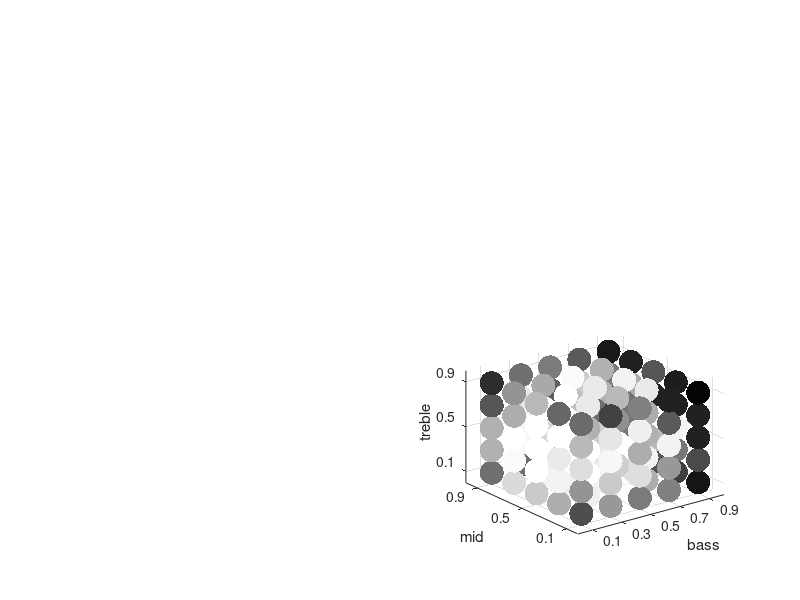

The MATLAB script that drew this image: (Note: this script raises an error after producing the figure.)
function demodata()
%drive=8
X8=[9	9	9	9	9	9	9	9	7	9	9	9	1	7	9	9	3	7	9	1	9	9	1	9	7	7	5	1	1	1	3	5	3	7	7	9	9	5	5	5	7	5	1	1	3	7	3	5	9	7	7	5	1	1	7	1	7	1	7	3	7	1	9	5	1	5	1	9	3	7	5	7	5	3	1	5	9	1	7	3	3	1	5	3	7	5	3	5	5	3	5	1	5	3	7	7	7	9	3	3	3	5	9	5	5	1	3	7	3	5	5	3	3	1	5	1	3	3	7	3	3	1	1	7	1
];
Y8=[1	9	1	9	3	3	1	5	1	1	7	9	9	7	3	7	1	9	1	1	5	9	9	5	9	1	9	3	1	9	9	5	9	5	5	3	9	9	1	1	1	3	7	1	1	1	7	9	7	3	3	1	3	7	3	9	7	9	9	3	7	5	5	3	1	7	5	7	1	7	5	9	3	7	7	1	7	1	5	9	1	3	5	3	3	5	3	7	1	5	5	3	7	7	3	5	1	3	9	1	9	3	5	7	9	7	3	7	5	7	9	7	3	5	3	7	5	5	9	7	5	5	5	5	3
];
Z8=[9	3	1	9	9	7	7	7	9	5	9	1	9	5	1	1	9	1	3	1	1	5	7	9	9	7	7	9	9	1	9	7	1	7	5	3	7	9	1	9	1	7	9	3	1	3	9	1	7	1	7	5	1	7	5	3	7	5	3	7	9	9	3	9	7	7	1	5	3	1	5	7	3	5	1	3	3	5	1	7	7	5	3	9	9	9	1	3	7	1	1	3	5	1	3	9	5	5	5	5	3	1	5	9	3	3	3	3	7	1	5	3	5	3	5	5	9	5	5	7	3	7	5	3	7
];
weight8=[61	58	57	56	55	54	54	54	54	54	54	53	51	49	47	47	46	44	44	43	42	41	41	41	40	40	39	37	36	35	35	35	35	34	33	33	32	32	32	31	31	27	26	26	25	25	21	21	20	20	20	20	20	20	19	19	19	19	19	19	19	17	17	17	17	15	13	13	13	13	12	12	12	10	9	8	8	8	8	6	6	5	5	5	5	5	4	4	4	4	3	3	3	3	3	3	3	3	2	2	2	1	1	1	1	1	0	0	0	0	0	0	0	0	0	0	0	0	0	0	0	0	0	0	0
];
weight8=1-weight8./62;

subplot(2,2,4)
C8=[weight8' weight8' weight8'];
S=300;
scatter3(X8',Y8',Z8',S,C8,'filled');
xlabel('bass');
ylabel('mid');
zlabel('treble');
set(gca,'XTick',[1:2:9])
set(gca,'XTickLabel',{'0.1','0.3','0.5','0.7','0.9'})
set(gca,'YTick',[1:4:9])
set(gca,'YTickLabel',{'0.1','0.5','0.9'})
set(gca,'ZTick',[1:4:9])
set(gca,'ZTickLabel',{'0.1','0.5','0.9'})
alpha(0.5);
view(-19,67);
title('drive=8');

%drive=5
X5=[	9	9	7	9	9	7	9	9	9	1	7	9	7	5	1	3	5	9	7	1	5	9	1	1	5	7	9	9	9	7	5	5	5	9	1	5	7	5	5	1	9	7	9	5	1	1	1	3	3	5	5	3	7	3	1	3	7	1	9	1	9	3	9	5	9	1	3	3	7	7	3	1	3	3	1	3	7	5	7	5	7	5	1	3	7	7	1	1	3	1	5	5	9	7	1	7	5	7	1	3	9	1	3	7	3	1	5	7	9	7	1	3	9	3	5	5	3	3	5	5	9	3	3	3	7
];
Y5=[	1	1	9	9	5	3	7	3	9	9	1	7	9	1	1	1	5	3	1	1	3	3	7	9	5	5	9	1	7	9	7	3	1	7	7	7	5	7	5	9	1	9	9	3	9	1	7	1	9	5	3	5	7	9	7	1	3	3	9	3	1	5	5	5	3	5	1	7	7	5	3	5	9	5	5	7	1	9	7	7	9	1	3	7	5	3	9	5	3	3	3	9	5	5	7	1	7	7	3	7	7	1	3	3	3	5	1	1	5	7	1	9	3	3	9	1	5	5	9	9	5	9	1	7	3
];
Z5=[	9	1	9	1	1	9	1	9	9	9	1	3	7	7	1	9	1	5	9	9	7	1	1	7	9	7	7	7	9	3	3	1	3	5	7	9	1	7	7	1	3	1	3	3	3	3	5	5	3	5	5	7	5	9	9	1	3	3	5	1	5	1	9	3	3	1	3	7	3	3	3	7	7	5	9	3	5	5	1	5	5	1	5	5	9	5	5	3	1	9	9	3	5	5	3	7	1	7	7	9	7	7	5	7	7	5	5	3	7	9	5	5	7	9	1	9	3	9	9	7	3	1	7	1	1
];
weight5=[	62	52	45	44	41	38	38	34	32	25	24	24	24	23	22	22	21	21	21	20	20	20	20	17	17	17	17	15	15	13	13	10	8	8	6	6	5	5	5	5	4	4	4	3	3	3	3	3	2	2	2	2	2	2	2	2	2	2	2	1	1	1	1	1	0	0	0	0	0	0	0	0	0	0	0	0	0	0	0	0	0	0	0	0	0	0	0	0	0	0	0	0	0	0	0	0	0	0	0	0	0	0	0	0	0	0	0	0	0	0	0	0	0	0	0	0	0	0	0	0	0	0	0	0	0
];
weight5=1-weight5./62;

subplot(2,2,3)
C5=[weight5' weight5' weight5'];
S=300;
scatter3(X5',Y5',Z5',S,C5,'filled');
xlabel('bass');
ylabel('mid');
zlabel('treble');
set(gca,'XTick',[1:2:9])
set(gca,'XTickLabel',{'0.1','0.3','0.5','0.7','0.9'})
set(gca,'YTick',[1:4:9])
set(gca,'YTickLabel',{'0.1','0.5','0.9'})
set(gca,'ZTick',[1:4:9])
set(gca,'ZTickLabel',{'0.1','0.5','0.9'})
alpha(0.5);
view(-19,67);
title('drive=5');

%drive=3
X3=[	9	9	9	9	9	9	1	9	9	9	9	7	3	1	9	9	9	3	3	1	5	5	7	7	5	7	1	7	7	9	9	1	7	9	7	1	5	9	7	7	9	5	7	5	1	1	9	1	3	5	9	3	3	5	5	1	5	1	5	7	1	3	1	5	3	1	5	5	3	1	3	3	7	1	5	3	1	3	1	7	5	1	5	1	3	1	1	5	5	7	3	9	3	7	7	7	5	7	3	1	3	7	9	7	3	7	5	1	9	7	5	3	3	3	3	7	9	5	1	3	3	9	7	5	5
];
Y3=[	1	1	9	3	9	7	1	9	1	3	7	9	7	9	1	7	5	5	5	9	1	7	1	9	9	3	5	9	5	5	3	9	7	9	5	1	1	1	9	1	3	3	7	9	7	7	9	3	1	9	7	7	1	5	1	7	9	3	3	5	5	1	1	1	3	3	9	3	7	3	9	5	7	9	5	9	1	9	5	3	7	3	1	7	5	9	5	3	5	9	1	3	3	5	1	7	7	1	9	7	7	1	7	3	1	3	7	5	5	5	3	3	3	9	5	7	5	5	1	7	3	5	3	5	7
];
Z3=[	9	1	1	1	9	7	9	7	7	5	3	1	7	5	3	1	9	7	9	9	5	7	9	5	3	9	9	9	7	1	9	1	9	5	1	1	9	5	3	1	7	5	1	7	7	9	3	9	9	1	9	9	7	7	7	5	9	7	7	5	7	5	3	1	7	3	5	9	3	5	1	3	5	7	3	9	5	7	5	3	1	1	3	3	1	3	3	3	5	7	3	3	3	9	3	7	3	5	5	1	5	7	5	1	1	5	5	1	5	3	1	1	9	3	5	3	3	9	7	1	5	7	7	1	9
];
weight3=[	59	57	54	44	40	38	36	35	35	33	33	33	30	28	26	26	26	21	21	21	20	20	16	14	11	10	9	8	8	8	8	7	6	6	6	6	6	4	4	4	4	3	3	3	3	2	2	1	1	1	1	0	0	0	0	0	0	0	0	0	0	0	0	0	0	0	0	0	0	0	0	0	0	0	0	0	0	0	0	0	0	0	0	0	0	0	0	0	0	0	0	0	0	0	0	0	0	0	0	0	0	0	0	0	0	0	0	0	0	0	0	0	0	0	0	0	0	0	0	0	0	0	0	0	0
];
weight3=1-weight3./62;

subplot(2,2,2)
C3=[weight3' weight3' weight3'];
S=300;
scatter3(X3',Y3',Z3',S,C3,'filled');
xlabel('bass');
ylabel('mid');
zlabel('treble');
set(gca,'XTick',[1:2:9])
set(gca,'XTickLabel',{'0.1','0.3','0.5','0.7','0.9'})
set(gca,'YTick',[1:4:9])
set(gca,'YTickLabel',{'0.1','0.5','0.9'})
set(gca,'ZTick',[1:4:9])
set(gca,'ZTickLabel',{'0.1','0.5','0.9'})
alpha(0.5);
view(-19,67);
title('drive=3');

%drive=1
X1=[	9	9	9	9	9	9	9	9	9	9	1	9	7	9	7	3	7	1	9	7	7	7	9	1	9	9	7	5	5	1	9	1	1	5	5	7	5	7	5	3	7	9	3	1	1	3	1	1	9	5	3	7	7	9	7	1	1	5	3	1	9	3	3	7	7	5	9	7	1	9	5	7	5	9	9	7	5	3	3	3	1	3	1	3	7	5	5	5	1	7	7	7	5	3	3	1	7	3	1	5	1	7	5	5	5	5	5	5	3	1	3	3	5	1	3	1	1	3	7	3	5	1	3	3	3
];
Y1=[	1	3	9	9	9	7	5	3	1	5	1	1	1	1	5	1	1	9	9	1	9	7	1	1	7	7	9	1	1	9	9	1	3	3	5	1	1	5	7	7	5	5	9	9	7	5	5	9	5	9	1	3	5	3	9	1	3	9	1	9	3	9	3	3	1	7	7	3	7	7	7	9	3	5	3	7	9	7	5	7	7	9	5	5	5	1	5	3	1	7	7	7	1	5	3	3	3	3	3	9	5	3	5	9	7	5	5	3	3	7	5	1	3	5	9	7	5	7	9	9	7	3	1	3	7
];
Z1=[	9	9	3	9	1	1	9	1	5	7	9	7	9	1	9	1	1	1	7	7	9	1	3	1	9	3	1	9	3	9	5	7	9	3	5	3	1	1	9	1	7	1	1	3	9	7	9	7	3	1	9	9	5	3	7	3	1	5	5	5	7	9	1	1	5	3	5	5	1	7	7	3	5	5	5	9	9	5	9	9	7	3	3	1	3	7	3	9	5	3	7	5	5	3	9	3	3	7	7	7	7	7	1	3	5	9	7	7	5	5	5	3	1	5	7	3	1	3	5	5	1	5	7	3	7
];
weight1=[	60	57	54	52	50	48	47	47	47	46	40	37	37	35	35	34	34	34	34	33	29	29	26	26	25	25	24	24	24	21	19	18	17	17	14	14	13	13	8	8	8	8	6	6	6	6	6	6	6	6	6	6	6	5	4	4	3	3	3	3	3	3	3	3	3	2	2	2	2	2	2	2	1	1	1	1	1	1	1	0	0	0	0	0	0	0	0	0	0	0	0	0	0	0	0	0	0	0	0	0	0	0	0	0	0	0	0	0	0	0	0	0	0	0	0	0	0	0	0	0	0	0	0	0	0
];
weight1=1-weight1./62;

subplot(2,2,1)
C1=[weight1' weight1' weight1'];
S=300;
scatter3(X1',Y1',Z1',S,C1,'filled');
xlabel('bass');
ylabel('mid');
zlabel('treble');
set(gca,'XTick',[1:2:9])
set(gca,'XTickLabel',{'0.1','0.3','0.5','0.7','0.9'})
set(gca,'YTick',[1:4:9])
set(gca,'YTickLabel',{'0.1','0.5','0.9'})
set(gca,'ZTick',[1:4:9])
set(gca,'ZTickLabel',{'0.1','0.5','0.9'})
alpha(0.5);
view(-19,67);
title('drive=1');
end

